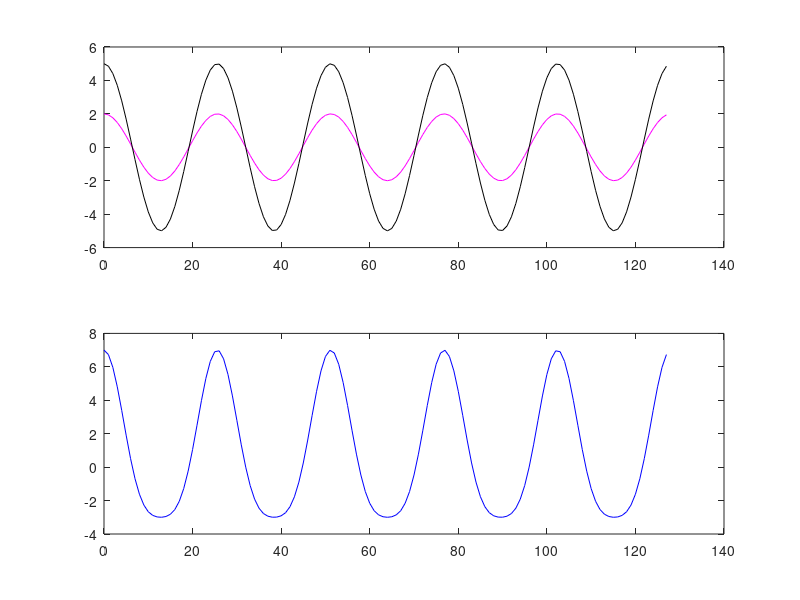
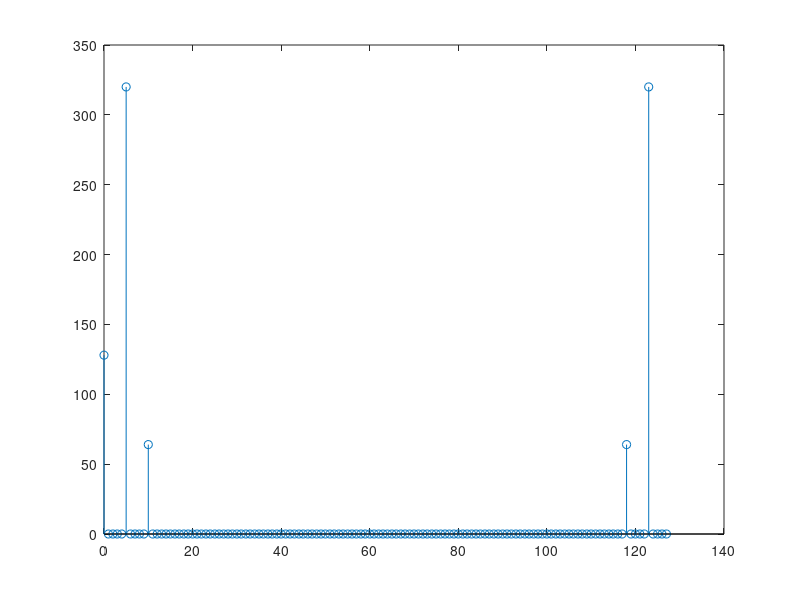

Here is the MATLAB script that generated these plots, in order:
% Amplitude Modulation
close all;
clc;
clear all;
n=0:127;
% fm and fc must be less than Fs/2=64
% fc>fm
fm=input('Enter the frequency of modulating signal= ');
fc=input(' Enter the frequency of carrier signal= ');
Am=2;
Ac=5;
x1=Am*cos(2*pi*fm*n/128);
subplot(211);
plot(n,x1,'m');
hold on;
x2=Ac*cos(2*pi*fc*n/128);
plot(n,x2,'k');
x=x1.*x2/Ac+x2;
subplot(212)
plot(n,x,'b');
figure;
X=abs(fft(x,128));
stem(n,X);
